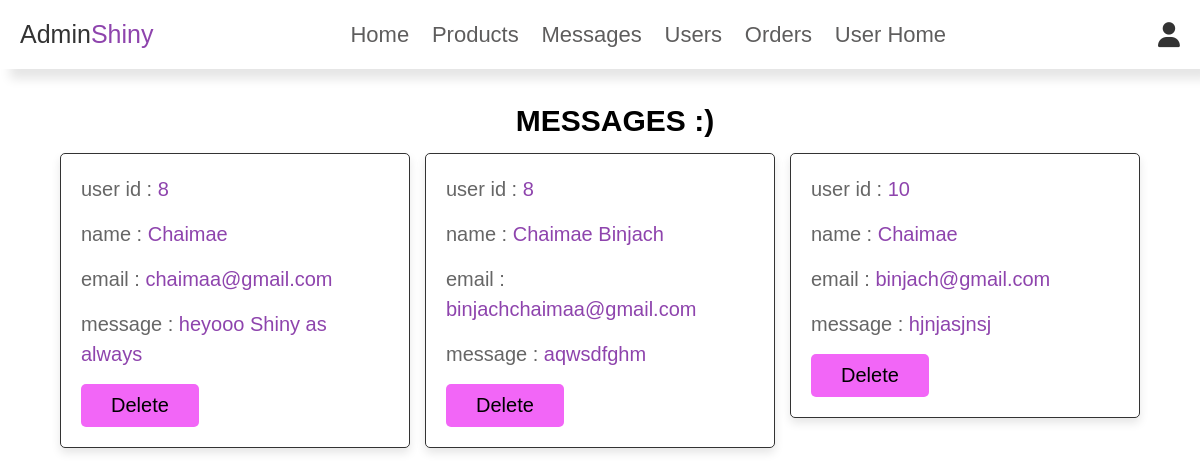
/admin_contacts.php (signed in), run on the app's committed database.
### tables this page shows
CREATE TABLE `message` (
  `id` int(100) NOT NULL,
  `user_id` int(100) NOT NULL,
  `name` varchar(100) NOT NULL,
  `email` varchar(150) NOT NULL,
  `number` varchar(30) NOT NULL,
  `message` varchar(550) NOT NULL
);

### admin_contacts.php (the view, shortened to what this page needs)
<?php
include 'config.php';
?>
<!DOCTYPE html>
<html lang="en">
<head>
    <link rel="stylesheet" href="https://cdnjs.cloudflare.com/ajax/libs/font-awesome/6.2.1/css/all.min.css">
    <link rel="stylesheet" href="css/admin_style.css">
</head>
<body>
    <?php
    include 'admin_header.php';
    ?>
    <section class="messages">
        <h1 class="title"> Messages :) </h1>
        <div class="box-container">
            <?php
            $select_message = mysqli_query($conn, "SELECT * FROM `message`") or die('query failed');
            if (mysqli_num_rows($select_message) > 0) {
                while ($fetch_message = mysqli_fetch_assoc($select_message)) {
            ?>
                    <div class="box">
                        <p> user id : <span><?php echo $fetch_message['user_id']; ?></span> </p>
                        <p> name : <span><?php echo $fetch_message['name']; ?></span> </p>
                        <p> email : <span><?php echo $fetch_message['email']; ?></span> </p>
                        <p> message : <span><?php echo $fetch_message['message']; ?></span> </p>
                        <a href="admin_contacts.php?delete=<?php echo $fetch_message['id']; ?>" onclick="return confirm('are you sure you want to delete this message?');" class="delete-sub">delete </a>
                    </div>
            <?php
                };
            } else {
                echo '<p class="empty">No messages have been left for you!</p>';
            }
            ?>
        </div>
</body>
</html>

### css/admin_style.css (style rules this page uses)
:root { --purple:#8e44ad; --red:#c0392b; --orange:#f39c12; --black:#333; --white:#fff; --light-color:#666; --light-white:#ccc; --light-bg:#f5f5f5; --border:.1rem solid var(--black); --box-shadow:0 .5rem 1rem rgba(0,0,0,.1); }
* { font-family: 'Rubik', sans-serif; margin:0; padding:0; box-sizing: border-box; outline: none; border:none; text-decoration: none; transition:all .2s linear; }
html { font-size: 62.5%; overflow-x: hidden; }
body { background-color: white; }
section { padding:3rem 2rem; }
.sub, .option-sub, .delete-sub, .white-sub { display: inline-block; margin-top: 1rem; padding:1rem 3rem; cursor: pointer; color:black; font-size: 2rem; border-radius: .5rem; text-transform: capitalize; }
.delete-sub { background-color: rgb(242, 102, 247); }
.messages h1 { text-transform: uppercase; text-align: center; margin-top: 0.5rem; margin-left: 3rem; margin-bottom: 1.5rem; color:black; font-size: 3rem; }
.messages .box-container { display: grid; grid-template-columns: repeat(auto-fit, 35rem); justify-content: center; gap:1.5rem; max-width: 1200px; margin:0 auto; align-items: flex-start; }
.messages .box-container .box { background-color: var(--white); padding:2rem; border:var(--border); box-shadow: var(--box-shadow); border-radius: .5rem; }
.messages .box-container .box p { padding-bottom: 1.5rem; font-size: 2rem; color:var(--light-color); line-height: 1.5; }
.messages .box-container .box p span { color:var(--purple); }
.messages .box-container .box .delete-sub { margin-top: 0; }

### data on the page
message: user "8", name "Chaimae", email "chaimaa@gmail.com", message "heyooo Shiny as always"
message: user "8", name "Chaimae Binjach", email "binjachchaimaa@gmail.com", message "aqwsdfghm"
message: user "10", name "Chaimae", email "binjach@gmail.com", message "hjnjasjnsj"
